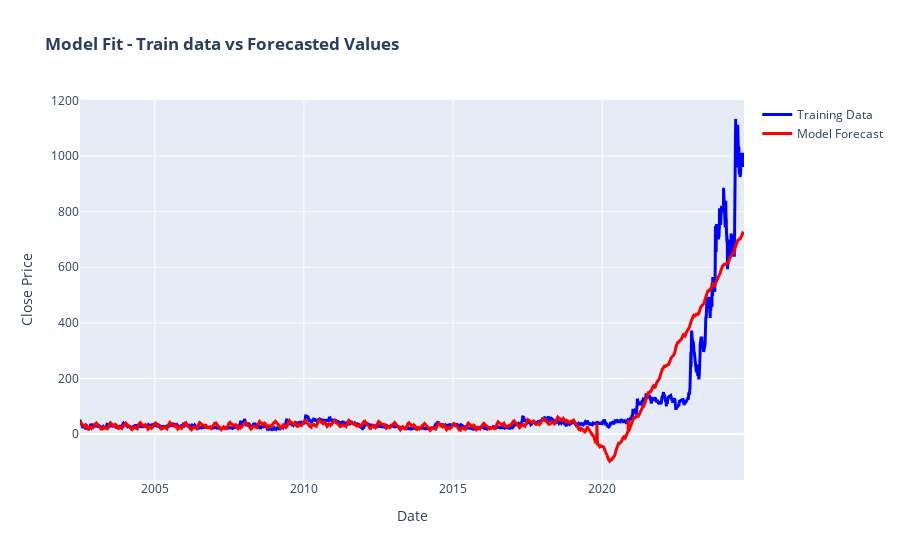

Source (notebook cell):
### Code cell
fig = go.Figure()

fig.add_trace(go.Scatter(
    x=train_df['ds'],
    y=train_df['y'],
    mode='lines',
    name='Training Data',  # Name for legend
    line=dict(color='blue', width=3)  # Custom color/width
))

fig.add_trace(go.Scatter(
    x=train_forecast['ds'],
    y=train_forecast['yhat'],
    mode='lines',
    name='Model Forecast',  # Name for legend
    line=dict(color='red', width=3)  # Custom color/width
))

fig.update_layout(
    title='<b>Model Fit - Train data vs Forecasted Values</b>',
    xaxis_title='Date',
    yaxis_title='Close Price'
)

fig.show()

### Figure 1 — Plotly figure (JSON) as saved in the notebook; plotly's stock layout.template omitted (floating-point values rounded to 4 significant figures; data arrays with more than 128 entries replaced by an {"elided": "..."} marker saying what was removed)
{"data": [{"line": {"color": "blue", "width": 3}, "mode": "lines", "name": "Training Data", "type": "scatter", "x": {"elided": "5525 str values"}, "y": {"elided": "5525 float values"}}, {"line": {"color": "red", "width": 3}, "mode": "lines", "name": "Model Forecast", "type": "scatter", "x": {"elided": "5525 str values"}, "y": {"elided": "5525 float values"}}], "layout": {"title": {"text": "<b>Model Fit - Train data vs Forecasted Values</b>"}, "xaxis": {"title": {"text": "Date"}}, "yaxis": {"title": {"text": "Close Price"}}}}
